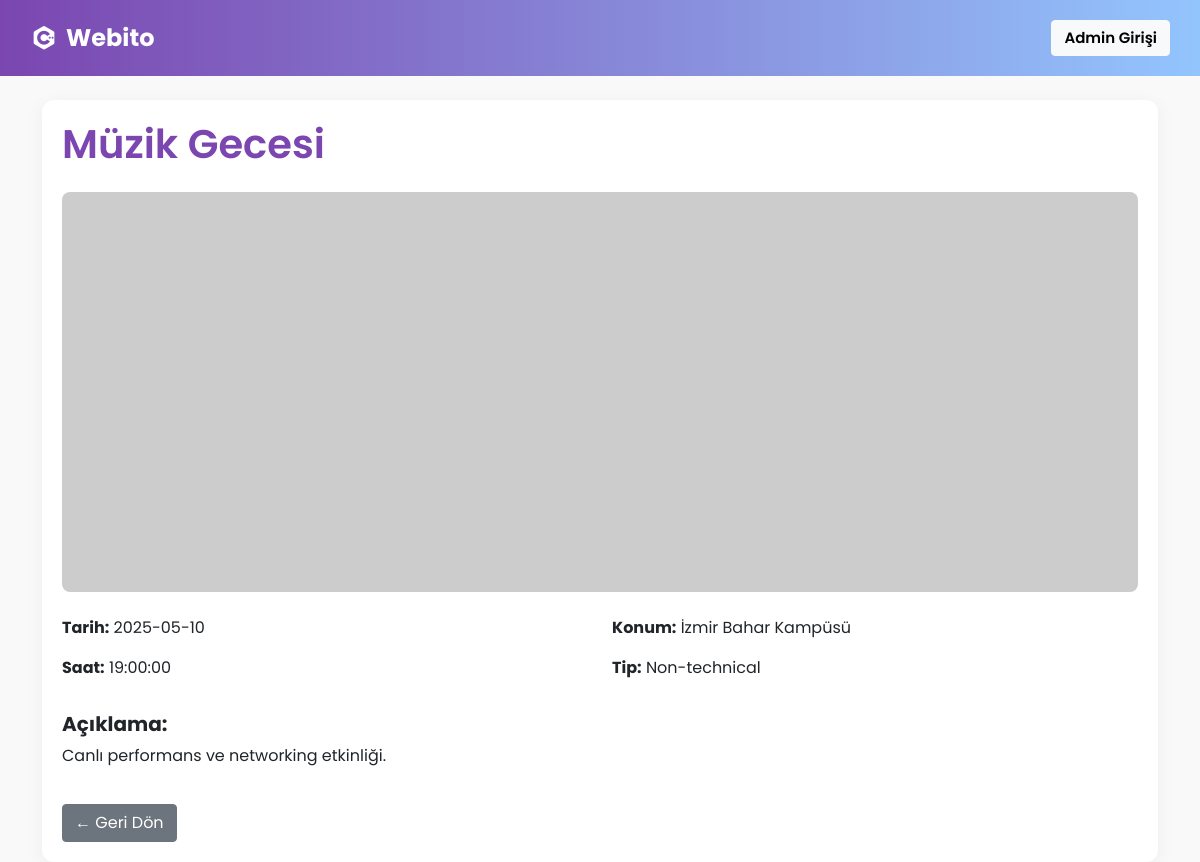
The page /event_detail.php?id=3 on the database its author committed.
### tables this page shows
CREATE TABLE IF NOT EXISTS `events` (
  `eid` INT(11) NOT NULL AUTO_INCREMENT,
  `name` VARCHAR(255) NOT NULL,
  `description` TEXT NOT NULL,
  `type` ENUM('technical', 'non-technical') NOT NULL,
  `location` VARCHAR(255) NOT NULL,
  `time` TIME DEFAULT NULL,
  `date` DATE DEFAULT NULL,
  `image` VARCHAR(1000) DEFAULT NULL,
  `status` TINYINT(1) NOT NULL DEFAULT 1,
  `olusturma_tarihi` DATETIME NOT NULL DEFAULT CURRENT_TIMESTAMP,
  PRIMARY KEY (`eid`)
);

### event_detail.php (the view, shortened to what this page needs)
<?php
$dbc = mysqli_connect("localhost", "root", "", "webito")
    or die("Veritabanına bağlanılamadı.");
$id = intval($_GET['id']);
$stmt = mysqli_prepare($dbc, "SELECT * FROM events WHERE eid = ? AND status = 1");
mysqli_stmt_bind_param($stmt, "i", $id);
mysqli_stmt_execute($stmt);
$result = mysqli_stmt_get_result($stmt);
$event = mysqli_fetch_assoc($result);
?>
<!DOCTYPE html>
<html lang="tr">
<head>
    <link href="https://cdn.jsdelivr.net/npm/bootstrap@5.1.3/dist/css/bootstrap.min.css" rel="stylesheet">
    <link href="https://unpkg.com/boxicons@2.1.4/css/boxicons.min.css" rel="stylesheet">
</head>
<body>
<div class="top-bar">
    <div class="navbar-brand">
        <i class='bx bxl-c-plus-plus'></i> Webito
    </div>
    <a href="admin/index.php" class="btn btn-light" style="font-family: 'Poppins', sans-serif; font-weight: 600; font-size: 15px;">Admin Girişi</a>
</div>
<div class="container">
    <div class="event-card mt-4">
        <h1 class="mb-4 event-title"><?= htmlspecialchars($event['name']) ?></h1>
        <img src="<?= htmlspecialchars($event['image']) ?>"
             class="event-image mb-4"
             alt="Etkinlik Görseli"
             onerror="this.src='https://via.placeholder.com/800x400?text=G%C3%B6rsel+Yok';">
        <div class="row mb-3">
            <div class="col-md-6">
                <p><strong>Tarih:</strong> <?= htmlspecialchars($event['date']) ?></p>
                <p><strong>Saat:</strong> <?= htmlspecialchars($event['time']) ?></p>
            </div>
            <div class="col-md-6">
                <p><strong>Konum:</strong> <?= htmlspecialchars($event['location']) ?></p>
                <p><strong>Tip:</strong> <?= ucfirst(htmlspecialchars($event['type'])) ?></p>
            </div>
        </div>
        <div>
            <h5><strong>Açıklama:</strong></h5>
            <p><?= nl2br(htmlspecialchars($event['description'])) ?></p>
        </div>
        <a href="index.php" class="btn btn-secondary btn-back">← Geri Dön</a>
    </div>
</div>
</body>
</html>

### event_detail.php (style rules this page uses)
body { background: #f9f9f9; font-family: 'Poppins', sans-serif; }
.top-bar { background: linear-gradient(to right, #7b46b0, #93c5fd); padding: 15px 30px; color: white; display: flex; justify-content: space-between; align-items: center; }
.top-bar .navbar-brand { font-size: 24px; font-weight: 700; display: flex; align-items: center; gap: 8px; }
.top-bar .navbar-brand i { font-size: 28px; }
.event-card { background: #fff; border-radius: 12px; box-shadow: 0 4px 20px rgba(0,0,0,0.05); padding: 20px; margin-top: 40px; }
.event-image { border-radius: 8px; max-height: 400px; object-fit: cover; width: 100%; }
.btn-back { margin-top: 20px; }
.event-title { color: #7b46b0; font-weight: 600; }

### rows shown on the page
events: name "Müzik Gecesi", date "2025-05-10", time "19:00:00", location "İzmir Bahar Kampüsü", type "Non-technical", description "Canlı performans ve networking etkinliği."
